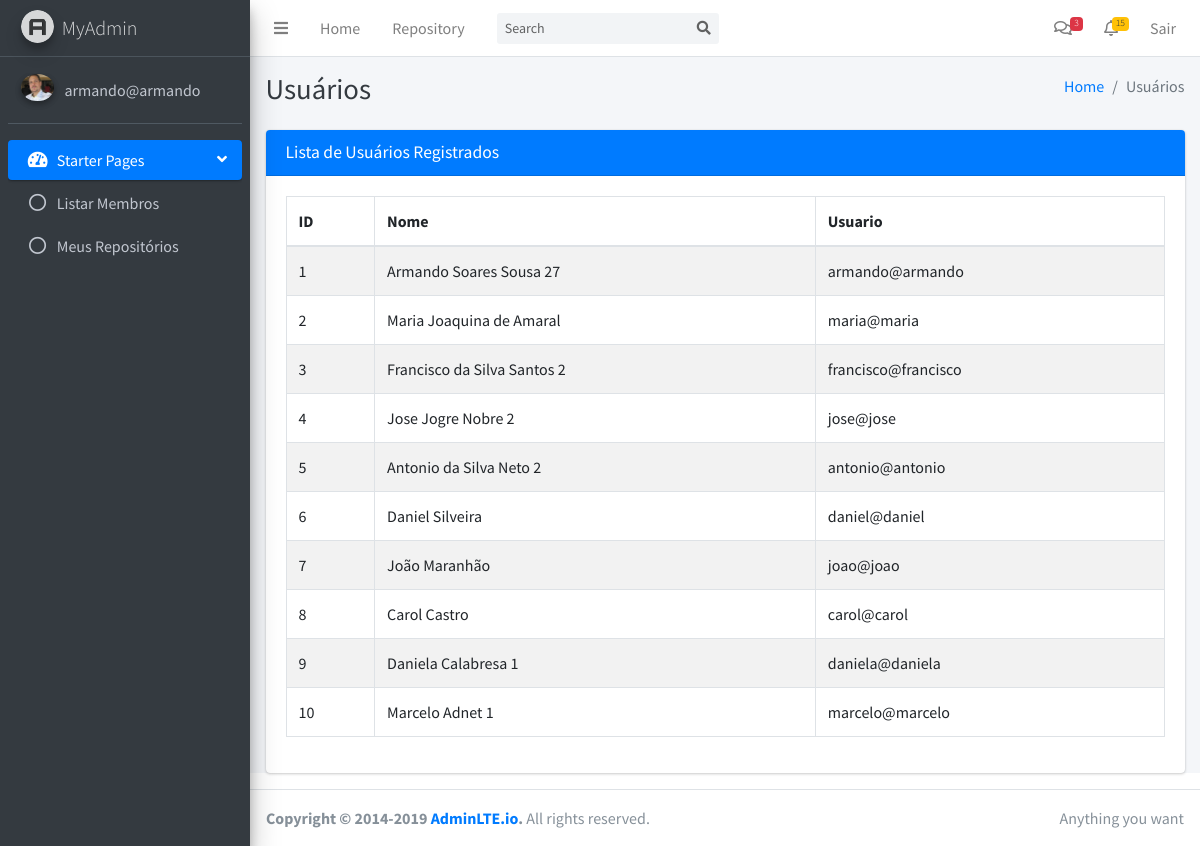
The app's page /usuario/listar (signed in) with its own data.
### tables this page shows
CREATE TABLE user (
  id INTEGER PRIMARY KEY AUTOINCREMENT,
  name TEXT, 
  username TEXT UNIQUE NOT NULL,
  email TEXT UNIQUE NOT NULL,
  password TEXT NOT NULL, 
  image TEXT
);

### myapp/control/usuario.py (the view)
@bp.route("/listar")
@login_required
def listar():
    db = get_db()
    query = "SELECT * FROM user ORDER BY id"
    lista_usuarios = db.execute( query ).fetchall()
    return render_template("usuario/listar.html", usuario = g.user['username'],
            profilePic=g.user['image'], titulo="Usuários", usuarios=lista_usuarios)

### myapp/config/db.py (called while the page is built)
def get_db():
    if 'db' not in g:
        g.db = sqlite3.connect(
            current_app.config['DATABASE'],
            detect_types=sqlite3.PARSE_DECLTYPES
        )
        g.db.row_factory = sqlite3.Row
    return g.db

### myapp/control/auth.py (called while the page is built)
def login_required(view):
    @functools.wraps(view)
    def wrapped_view(**kwargs):
        if g.user is None:
            return redirect(url_for("auth.login"))
        return view(**kwargs)
    return wrapped_view

@bp.before_app_request
def load_logged_in_user():
    user_id = session.get("user_id")
    if user_id is None:
        g.user = None
    else:
        g.user = ( get_db().execute("SELECT * FROM user WHERE id = ?", (user_id,)).fetchone() )

### myapp/templates/usuario/listar.html (shortened to what this page needs)
{% extends "base.html" %}
{% block conteudo %}
    <div class="content">
      <section class="content">
        <div class="container-fluid">
          <div class="card card-primary">
              <div class="card-header">
                <h3 class="card-title">Lista de Usuários Registrados</h3>
              </div>
              <div class="card-body">
                <div id="example1_wrapper" class="dataTables_wrapper dt-bootstrap4">
                    <div class="row">
                    <div class="col-sm-12">
                      <table id="example1" class="table table-bordered table-striped dataTable dtr-inline" role="grid" aria-describedby="example1_info">
                        <thead>
                          <tr role="row">
                            <th class="sorting_asc" tabindex="0" aria-controls="example1" rowspan="1" colspan="1" aria-label="Id: activate to sort column descending" aria-sort="ascending">ID</th>
                            <th class="sorting" tabindex="0" aria-controls="example1" rowspan="1" colspan="1" aria-label="Nome: activate to sort column ascending">Nome</th>
                            <th class="sorting" tabindex="0" aria-controls="example1" rowspan="1" colspan="1" aria-label="Usuario: activate to sort column ascending">Usuario</th>
                          </tr>
                        </thead>
                        <tbody>
                          {% for item in usuarios %}
                          <tr role="row" class="even">
                            <td tabindex="0" class="sorting_1">{{ item["id"] }}</td>
                            <td>{{ item["name"] }}</td>
                            <td>{{ item["username"] }}</td>
                          </tr>
                          {% endfor%}
                        </tbody>
                    </table>
                  </div>
                  </div>
                </div>
              </div>
          </div>
        </div>
      </section>
    </div>
{% endblock %}

### myapp/templates/base.html (shortened to what this page needs)
<!DOCTYPE html>
<html lang="en">
<head>
  <link rel="stylesheet" href="/static/plugins/fontawesome-free/css/all.min.css">
  <link rel="stylesheet" href="/static/dist/css/adminlte.min.css">
</head>
<body class="hold-transition sidebar-mini">
<div class="wrapper">
  <nav class="main-header navbar navbar-expand navbar-white navbar-light">
    <ul class="navbar-nav">
      <li class="nav-item">
        <a class="nav-link" data-widget="pushmenu" href="#" role="button"><i class="fas fa-bars"></i></a>
      </li>
      <li class="nav-item d-none d-sm-inline-block">
        <a href="/" class="nav-link">Home</a>
      </li>
      <li class="nav-item d-none d-sm-inline-block">
        <a href="#" class="nav-link">Repository</a>
      </li>
    </ul>
    <form class="form-inline ml-3">
      <div class="input-group input-group-sm">
        <input class="form-control form-control-navbar" type="search" placeholder="Search" aria-label="Search">
        <div class="input-group-append">
          <button class="btn btn-navbar" type="submit">
            <i class="fas fa-search"></i>
          </button>
        </div>
      </div>
    </form>
    <ul class="navbar-nav ml-auto">
      <li class="nav-item dropdown">
        <a class="nav-link" data-toggle="dropdown" href="#">
          <i class="far fa-comments"></i>
          <span class="badge badge-danger navbar-badge">3</span>
        </a>
      </li>
      <li class="nav-item dropdown">
        <a class="nav-link" data-toggle="dropdown" href="#">
          <i class="far fa-bell"></i>
          <span class="badge badge-warning navbar-badge">15</span>
        </a>
      </li>
      <li class="nav-item">
        <a class="nav-link"href="{{ url_for('auth.logout') }}">
          Sair
        </a>
      </li>
    </ul>
  </nav>
  <aside class="main-sidebar sidebar-dark-primary elevation-4">
    <a href="/" class="brand-link">
      <img src="/static/dist/img/AdminLTELogo.png" alt="AdminLTE Logo" class="brand-image img-circle elevation-3"
           style="opacity: .8">
      <span class="brand-text font-weight-light">MyAdmin</span>
    </a>
    <div class="sidebar">
      <div class="user-panel mt-3 pb-3 mb-3 d-flex">
        <div class="image">
          <img src="{{ url_for('static', filename='uploads/' + profilePic) }}" class="img-circle elevation-2" alt="User Image">
        </div>
        <div class="info">
          <a href="{{ url_for('dashboard.profile') }}" class="d-block">{{usuario}}</a>
        </div>
      </div>
      <nav class="mt-2">
        <ul class="nav nav-pills nav-sidebar flex-column" data-widget="treeview" role="menu" data-accordion="false">
          <li class="nav-item has-treeview menu-open">
            <a href="#" class="nav-link active">
              <i class="nav-icon fas fa-tachometer-alt"></i>
              <p>
                Starter Pages
                <i class="right fas fa-angle-left"></i>
              </p>
            </a>
            <ul class="nav nav-treeview">
              <li class="nav-item">
                <a href="{{ url_for('usuario.listar') }}" class="nav-link">
                  <i class="far fa-circle nav-icon"></i>
                  <p>Listar Membros</p>
                </a>
              </li>
              <li class="nav-item">
                <a href="{{ url_for('repositorio.listar') }}" class="nav-link">
                  <i class="far fa-circle nav-icon"></i>
                  <p>Meus Repositórios</p>
                </a>
              </li>
            </ul>
          </li>
        </ul>
      </nav>
    </div>
  </aside>
  <div class="content-wrapper">
    <div class="content-header">
      <div class="container-fluid">
        <div class="row mb-2">
          <div class="col-sm-6">
            <h1 class="m-0 text-dark">{{ titulo }}</h1>
          </div>
          <div class="col-sm-6">
            <ol class="breadcrumb float-sm-right">
              <li class="breadcrumb-item"><a href="#">Home</a></li>
              <li class="breadcrumb-item active">{{ titulo }}</li>
            </ol>
          </div>
        </div>
      </div>
    </div>
    <div class="content">
    {% block conteudo %}{% endblock %}
    </div>
  </div>
  <footer class="main-footer">
    <div class="float-right d-none d-sm-inline">
      Anything you want
    </div>
    <strong>Copyright &copy; 2014-2019 <a href="https://adminlte.io">AdminLTE.io</a>.</strong> All rights reserved.
  </footer>
</div>
</body>
</html>

### records on screen
user: image (picture), username "armando@armando", id "1", name "Armando Soares Sousa 27"
user: id "2", name "Maria Joaquina de Amaral", username "maria@maria"
user: id "3", name "Francisco da Silva Santos 2", username "francisco@francisco"
user: id "4", name "Jose Jogre Nobre 2", username "jose@jose"
user: id "5", name "Antonio da Silva Neto 2", username "antonio@antonio"
user: id "6", name "Daniel Silveira", username "daniel@daniel"
user: id "7", name "João Maranhão", username "joao@joao"
user: id "8", name "Carol Castro", username "carol@carol"
user: id "9", name "Daniela Calabresa 1", username "daniela@daniela"
user: id "10", name "Marcelo Adnet 1", username "marcelo@marcelo"

### other values on screen
{{ titulo }} "Usuários"
